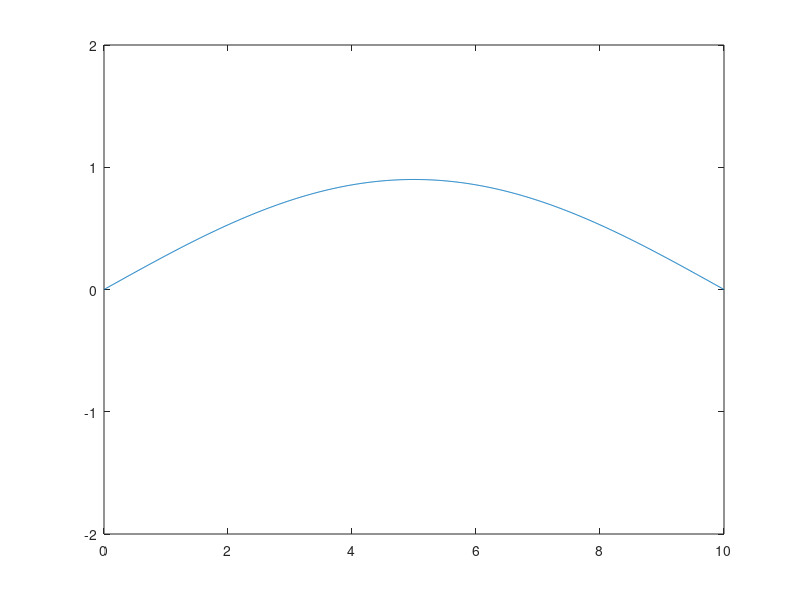

Write the MATLAB code that produced this figure.
% Spinning off from calculating the seperable solution to the wave eq.
%satisfies BCs of u(0, t) = u(l, t) = 0

%% define variables for string
l = 10; %upper bound
c0 = 10; % wave speed
x = [0:0.01:l]; % points to evaluate on x
n = 1; %pick out eigen value
D = 1; %constant in wave equation
G = 0.9; %constant in wave equation
H = 0.2; %constant in wave equation

%% calculate lambda and define the function
lambda = ((n*pi)/l)^2;
wave = @(x, t) D*sin((n*pi*x)/l)*(G*cos((n*pi*c0*t)/l) + H*sin((n*pi*c0*t)/l));

for i=1:1000
    plot(x, wave(x, i/100));
    ylim([-2, 2]);
    pause(0.05);
end